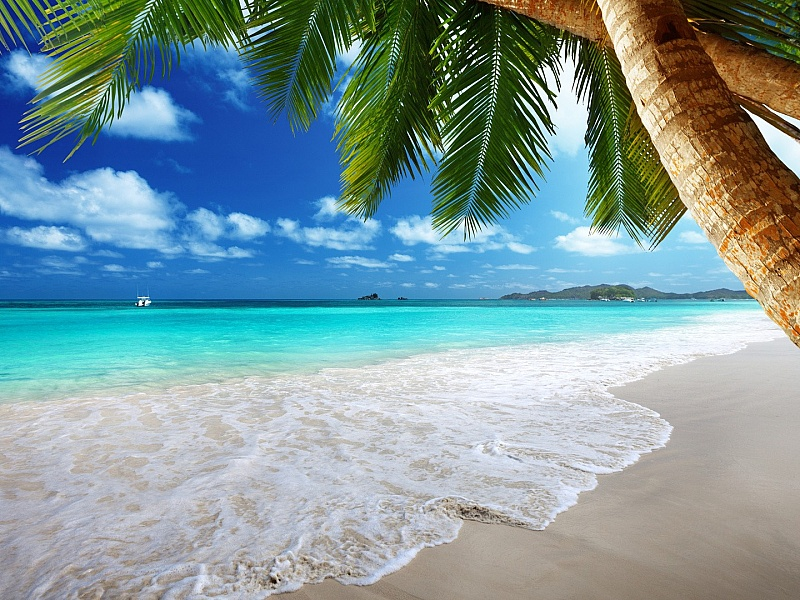
//> input picture practice_4/image.jpg, 800 x 600 px
$ ./practice_conv_image   (built with g++ and OpenCV 4)
//> lines starting //> are read from the running program, lines starting //| are printed output that depends on the picture
//> further down, image is the input picture: 600 rows x 800 cols, CV_8UC3; mean B, G, R 156.6, 153.2, 126.2
#include <opencv2/core.hpp>
#include <opencv2/imgcodecs.hpp>
#include <opencv2/highgui.hpp>
#include <opencv2/imgproc.hpp>
#include <opencv2/opencv.hpp>
#include <iostream>
#include <omp.h>

using namespace cv;
using namespace std;

int check_open_image(Mat image) {
	if (image.empty()) {
		cout << "Ошибка! Не удалось открыть изображение!" << endl;
		return -1;
	}
	return 0;
}

Mat conv_gray(Mat image) {
	Mat image_conv_gray(image.rows, image.cols, CV_8UC1);
#pragma omp parallel for
	for (int i = 0; i < image.rows; ++i) {
		for (int j = 0; j < image.cols; ++j) {
			Vec3b pixel = image.at<Vec3b>(i, j);
			int gray_value = 0.11 * pixel[0] + 0.58 * pixel[1] + 0.29 * pixel[2];
			image_conv_gray.at<uchar>(i, j) = gray_value;
		}
	}
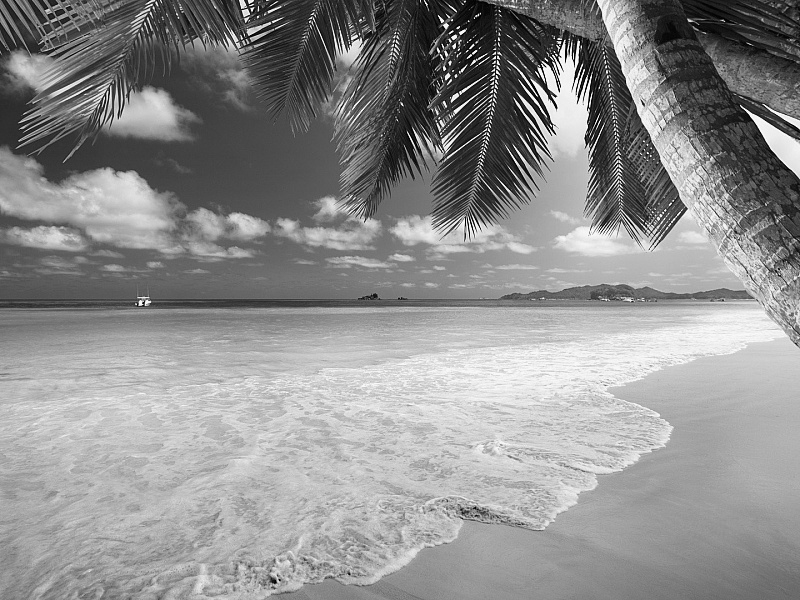
//> image_conv_gray: 600 rows x 800 cols, CV_8UC1; min 0, max 249, mean 142.2
	return image_conv_gray;
}

Mat conv_sepia(Mat image) {
	Mat image_conv_sepia(image.rows, image.cols, CV_8UC3);
#pragma omp parallel for
	for (int i = 0; i < image.rows; ++i) {
		for (int j = 0; j < image.cols; ++j) {
			Vec3b pixel = image.at<Vec3b>(i, j);
			int B = (int)(0.272 * pixel[0] + 0.534 * pixel[1] + 0.131 * pixel[2]);
			int G = (int)(0.349 * pixel[0] + 0.686 * pixel[1] + 0.168 * pixel[2]);
			int R = (int)(0.393 * pixel[0] + 0.769 * pixel[1] + 0.189 * pixel[2]);
			image_conv_sepia.at<Vec3b>(i, j) = Vec3b(min(B, 255), min(G, 255), min(R, 255));
		}
	}
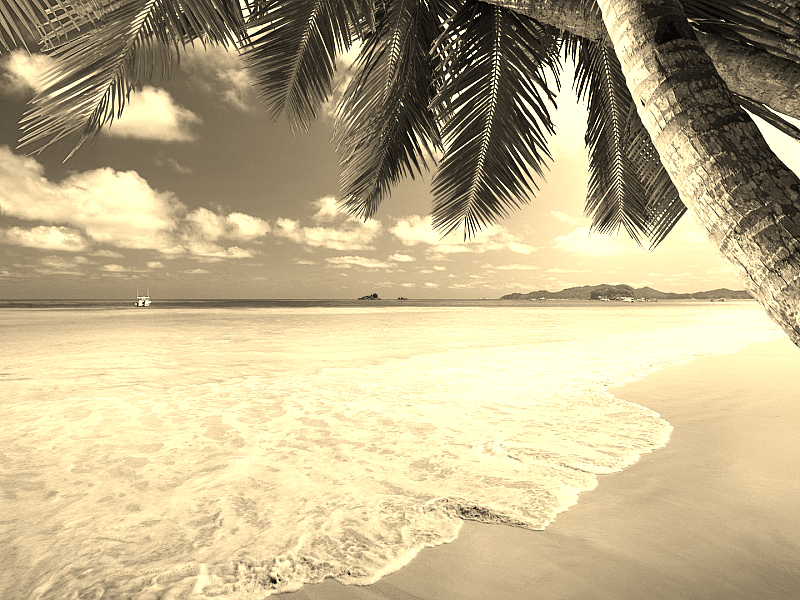
//> image_conv_sepia: 600 rows x 800 cols, CV_8UC3; mean B, G, R 140.4, 177.5, 191.8
	return image_conv_sepia;
}

Mat conv_negative(Mat image) {
	Mat image_conv_negative(image.rows, image.cols, CV_8UC3);
#pragma omp parallel for
	for (int i = 0; i < image.rows; ++i) {
		for (int j = 0; j < image.cols; ++j) {
			Vec3b pixel = image.at<Vec3b>(i, j);
			image_conv_negative.at<Vec3b>(i, j) = Vec3b(255 - pixel[0], 255 - pixel[1], 255 - pixel[2]);
		}
	}
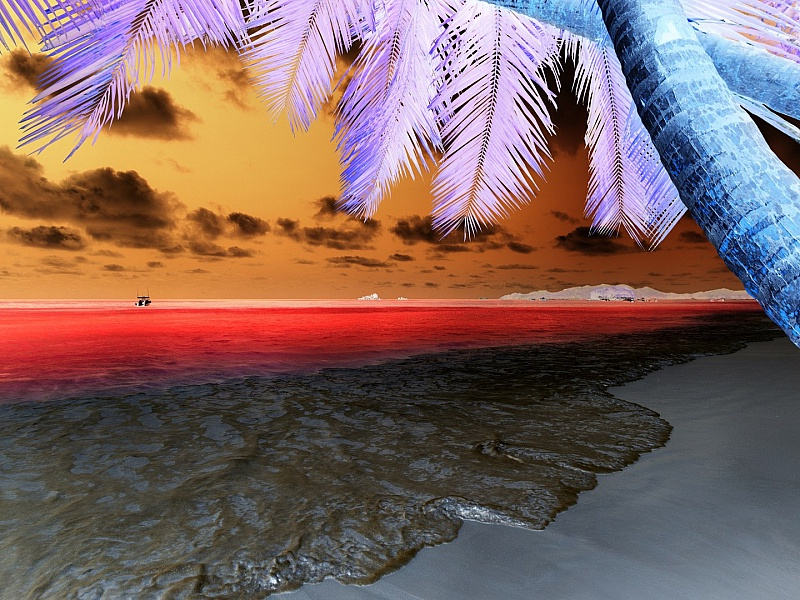
//> image_conv_negative: 600 rows x 800 cols, CV_8UC3; mean B, G, R 98.4, 101.8, 128.8
	return image_conv_negative;
}

Mat conv_contour(Mat image) {
	Mat image_conv_contour(image.rows, image.cols, CV_8UC1);
	Mat gray;
	cvtColor(image, gray, COLOR_BGR2GRAY);
#pragma omp parallel for
	for (int i = 1; i < gray.rows - 1; i++) {
		for (int j = 1; j < gray.cols - 1; j++) {
			float gx = gray.at<uchar>(i + 1, j + 1) + 2 * gray.at<uchar>(i, j + 1) + gray.at<uchar>(i - 1, j + 1) - gray.at<uchar>(i + 1, j - 1) - 2 * gray.at<uchar>(i, j - 1) - gray.at<uchar>(i - 1, j - 1);
			float gy = gray.at<uchar>(i + 1, j + 1) + 2 * gray.at<uchar>(i + 1, j) + gray.at<uchar>(i + 1, j - 1) - gray.at<uchar>(i - 1, j - 1) - 2 * gray.at<uchar>(i - 1, j) - gray.at<uchar>(i - 1, j + 1);
			image_conv_contour.at<uchar>(i, j) = 255 - sqrt(pow(gx, 2) + pow(gy, 2));
		}
	}
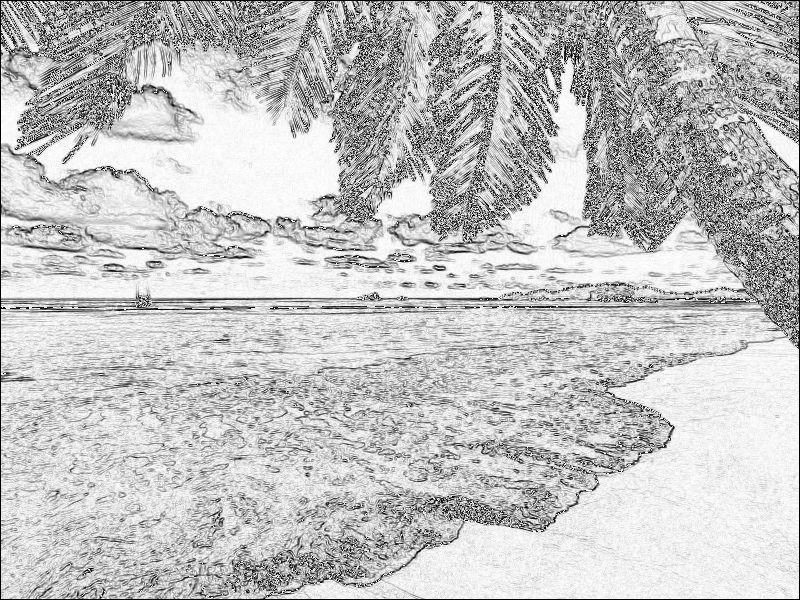
//> image_conv_contour: 600 rows x 800 cols, CV_8UC1; min 0, max 255, mean 194.1
	return image_conv_contour;
}

int main() {
	setlocale(0, "");

	Mat image = imread("C:/Users/VALev/OneDrive/Рабочий стол/Политех/8 семестр/image.jpg");
	check_open_image(image);
	Mat image_conv_gray, image_conv_contour, image_conv_negative, image_conv_sepia;

#pragma omp parallel sections
	{
#pragma omp section
		{
			image_conv_gray = conv_gray(image);
		}
#pragma omp section
		{
			image_conv_sepia = conv_sepia(image);

		}
#pragma omp section
		{
			image_conv_negative = conv_negative(image);
		}
#pragma omp section
		{
			image_conv_contour = conv_contour(image);
		}
	}

#pragma omp critical
	{
		namedWindow("Исходное изображение", WINDOW_NORMAL);
		imshow("Исходное изображение", image);
		namedWindow("Серый", WINDOW_NORMAL);
		imshow("Серый", image_conv_gray);
		namedWindow("Сепия", WINDOW_NORMAL);
		imshow("Сепия", image_conv_sepia);
		namedWindow("Негатив", WINDOW_NORMAL);
		imshow("Негатив", image_conv_negative);
		namedWindow("Контур", WINDOW_NORMAL);
		imshow("Контур", image_conv_contour);
	}

	waitKey(0);
	return 0;
}

$ run again, with practice_4/Результат.jpg copied over practice_4/image.jpg
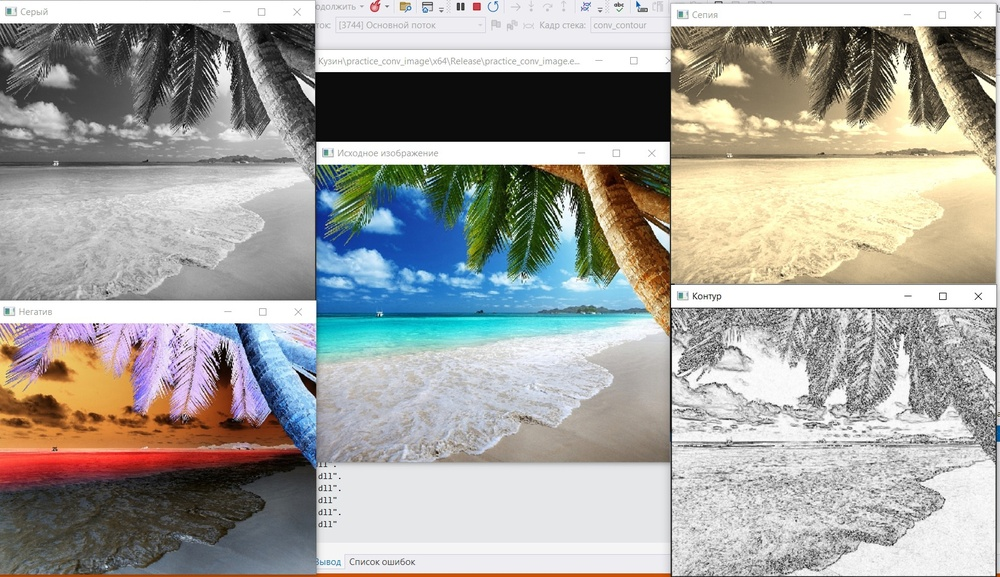
//> input picture practice_4/Результат.jpg, 1000 x 577 px, shrunk from 1663 x 960 before the run
//> image is the input picture: 577 rows x 1000 cols, CV_8UC3; mean B, G, R 157.7, 162.8, 163.9
//> after the loop in conv_negative, `for (int i = 0; i < image.rows; ++i)`:
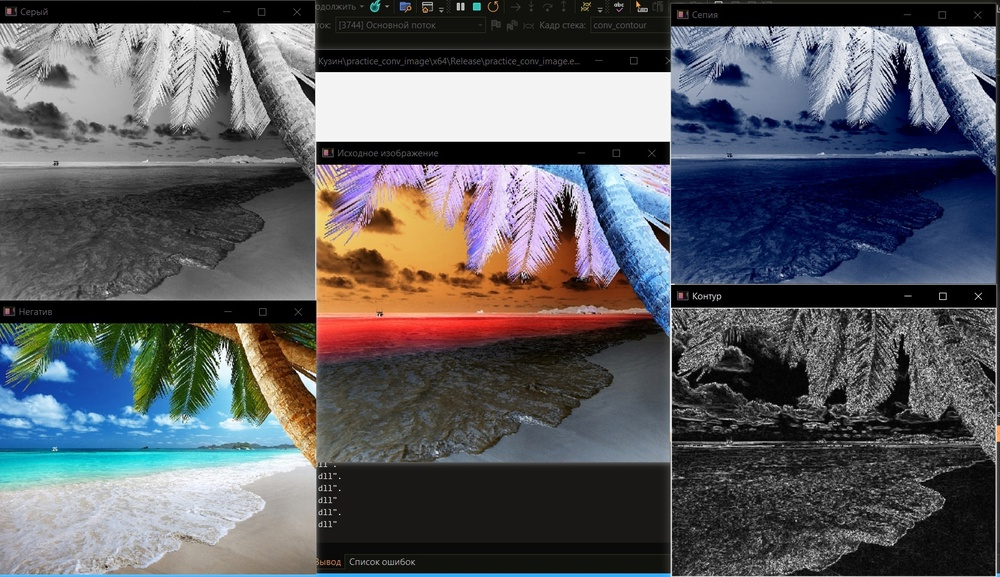
//> image_conv_negative: 577 rows x 1000 cols, CV_8UC3; mean B, G, R 97.3, 92.2, 91.1
//> after the loop in conv_contour, `for (int i = 1; i < gray.rows - 1; i++)`:
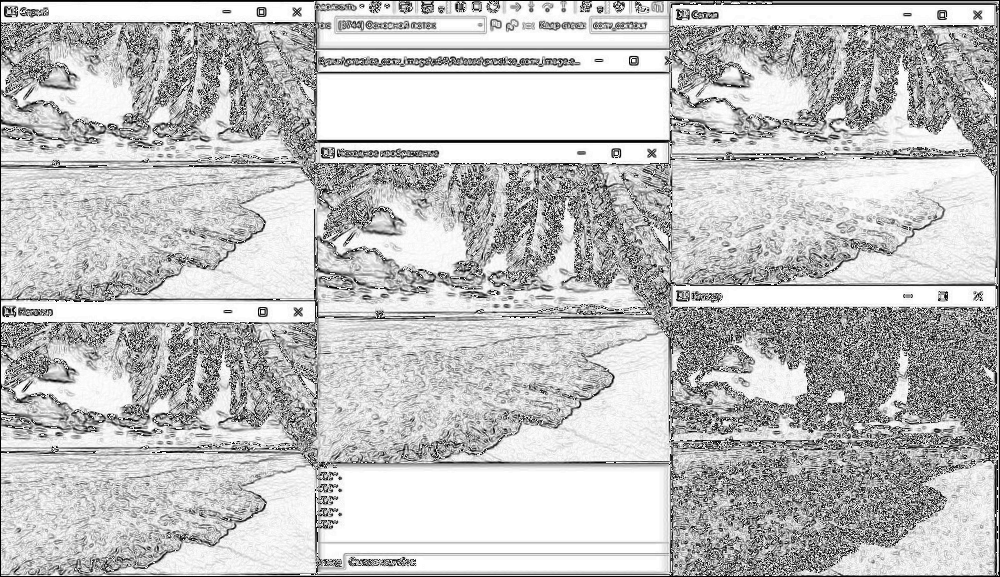
//> image_conv_contour: 577 rows x 1000 cols, CV_8UC1; min 0, max 255, mean 192.9
